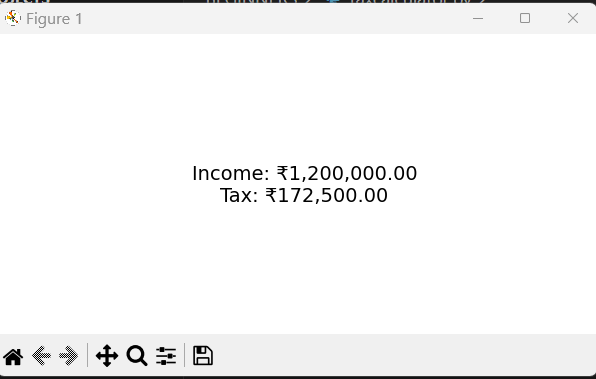

Recreate this plot in Python.
import matplotlib.pyplot as plt

def calculate_tax(income):
    # Define tax brackets and rates for Indian Rupees (example values)
    if income <= 250000:
        tax = 0
    elif income <= 500000:
        tax = (income - 250000) * 0.05  # 5% tax on income over ₹2,50,000
    elif income <= 1000000:
        tax = (income - 500000) * 0.2 + 12500  # 20% tax on income over ₹5,00,000 plus ₹12,500
    else:
        tax = (income - 1000000) * 0.3 + 112500  # 30% tax on income over ₹10,00,000 plus ₹1,12,500

    return tax

# Input: Prompt user to enter their income
income_rupees = float(input("Enter your income in Indian Rupees: "))

# Calculate tax
tax_rupees = calculate_tax(income_rupees)

# Display the result using matplotlib
plt.figure(figsize=(6, 3))
plt.text(0.5, 0.5, f"Income: ₹{income_rupees:,.2f}\nTax: ₹{tax_rupees:,.2f}", fontsize=14, ha='center', va='center')
plt.axis('off')  # Turn off the axis
plt.show()
